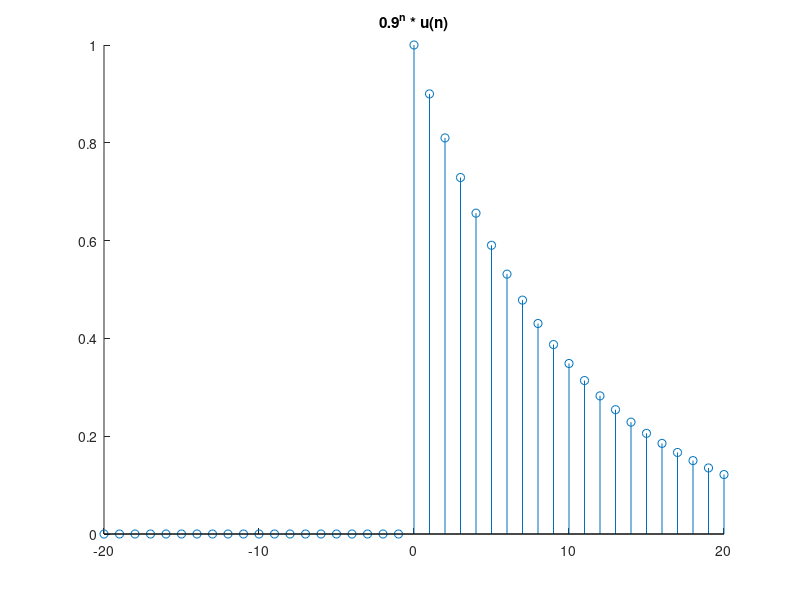

The MATLAB script that drew this image:
%% Atividade5.6
n=-20:20;
x=(0.9.^n).*[n>=0];
figure1 = figure;
axes1 = axes('Parent',figure1);
hold(axes1,'all');
stem (n,x)
title('0.9^n * u(n)')
saveas(figure1,'Atv5i6.png')